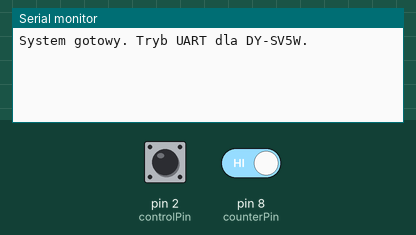
The sketch below on a simulated Arduino Uno, built with avr-gcc and run on an emulated ATmega328P. Parts: the last lines printed to the serial monitor. The test bench sets the inputs (shaded band); at power-on: pin 2 (controlPin) HIGH, pin 8 (counterPin) HIGH.

Above: at 1.2 s.
1.3 s: pin 2 (controlPin) pulled LOW for 0.15 s
At 2.6 s:
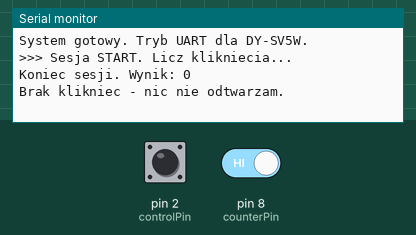
2.9 s: pin 2 (controlPin) driven LOW and pin 8 (counterPin) driven LOW
At 3.9 s:
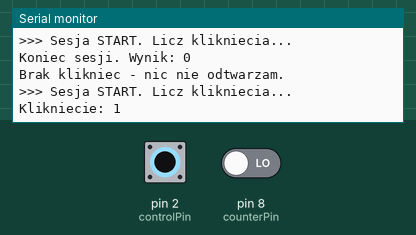
4.4 s: pin 2 (controlPin) driven HIGH
At 5.7 s:
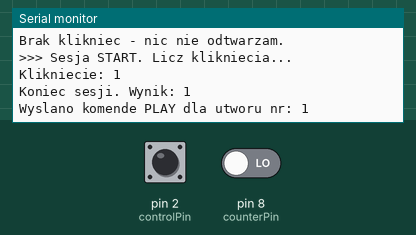

The sketch:

MP3_TF_interface_Arduino.ino
```cpp
#include <SoftwareSerial.h>

// Konfiguracja pinów
const int counterPin = 8;    // Przycisk zliczający
const int controlPin = 2;    // Przycisk sesji (START/STOP)
SoftwareSerial dySerial(10, 11); // RX, TX
// Zmienne stanów
int counter = 0;
int lastCounterState = HIGH;
bool isSessionActive = false;

void setup() {
  pinMode(counterPin, INPUT_PULLUP);
  pinMode(controlPin, INPUT_PULLUP);

  Serial.begin(9600);      // Monitor szeregowy
  dySerial.begin(9600);    // Komunikacja z DY-SV5W

  Serial.println("System gotowy. Tryb UART dla DY-SV5W.");
}

void loop() {
  int controlState = digitalRead(controlPin);

  // 1. ROZPOCZĘCIE SESJI (Wciśnięcie Pin 2)
  if (controlState == LOW && !isSessionActive) {
    isSessionActive = true;
    counter = 0;
    Serial.println(">>> Sesja START. Licz klikniecia...");
  }

  // 2. ZLICZANIE (Tylko gdy trzymasz Pin 2)
  if (isSessionActive) {
    int currentCounterState = digitalRead(counterPin);

    if (lastCounterState == HIGH && currentCounterState == LOW) {
      counter++;
      Serial.print("Klikniecie: ");
      Serial.println(counter);
      delay(50); // Debouncing
    }
    lastCounterState = currentCounterState;
  }

  // 3. KONIEC SESJI I ODTWARZANIE (Puszczenie Pin 2)
  if (controlState == HIGH && isSessionActive) {
    isSessionActive = false;

    Serial.print("Koniec sesji. Wynik: ");
    Serial.println(counter);

    if (counter > 0) {
      playTrack(counter); // Odtwórz plik o numerze odpowiadającym licznikowi
    } else {
      Serial.println("Brak klikniec - nic nie odtwarzam.");
    }

    // Przygotowanie do nastepnej sesji
    lastCounterState = HIGH;
  }
}

/**
 * Funkcja wysyłająca komendę odtwarzania do DY-SV5W
 * Format: AA 07 02 HighByte LowByte Checksum
 */
void playTrack(int trackNumber) {
  byte highByte = highByte(trackNumber);
  byte lowByte = lowByte(trackNumber);

  // Budowanie ramki danych
  byte command[6];
  command[0] = 0xAA; // Nagłówek
  command[1] = 0x07; // Instrukcja: Odtwarzaj konkretny numer
  command[2] = 0x02; // Długość danych (2 bajty numeru utworu)
  command[3] = highByte;
  command[4] = lowByte;

  // Obliczanie sumy kontrolnej (ostatni bajt)
  byte checksum = 0;
  for (int i = 0; i < 5; i++) {
    checksum += command[i];
  }
  command[5] = checksum;

  // Wysyłanie do modułu
  dySerial.write(command, 6);

  Serial.print("Wyslano komende PLAY dla utworu nr: ");
  Serial.println(trackNumber);
}
```

Measured:
- after the input at 1.3 s, the serial monitor: prints a new line at once (image 1)
- after the input at 2.9 s, the serial monitor: prints a new line at once (image 2)
- after the input at 4.4 s, the serial monitor: prints a new line at once (image 3)
